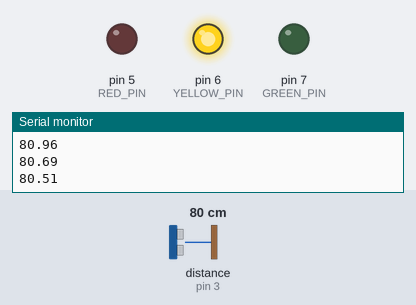
A sketch run on a simulated Arduino Uno, built with avr-gcc and run on an emulated ATmega328P. Parts: output pins drawn as LEDs (lit = HIGH), the last lines printed to the serial monitor. Wiring (inferred from the names in the program): ultrasonic range finder: trigger pin 8; echo pin 3. The inputs (shaded band) are chosen by the test bench; at power-on: distance to the obstacle (sensor on pin 3) 80 cm. The echo pulse lasts 58.3 µs per cm; pins used as bus, display or sensor lines are not drawn.

Above: at 2.7 s.
2.8 s: distance to the obstacle (sensor on pin 3) set to 2 cm
At 4.3 s:
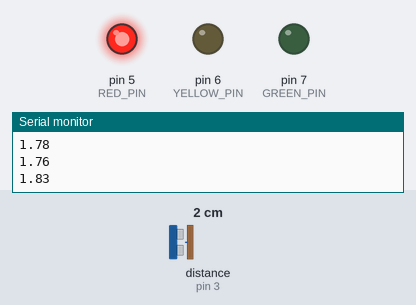
4.6 s: distance to the obstacle (sensor on pin 3) set to 18 cm
At 6.0 s:
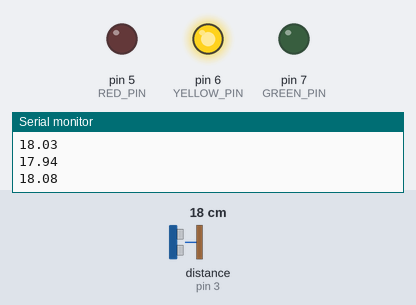
6.3 s: distance to the obstacle (sensor on pin 3) set to 4 cm
At 7.5 s:
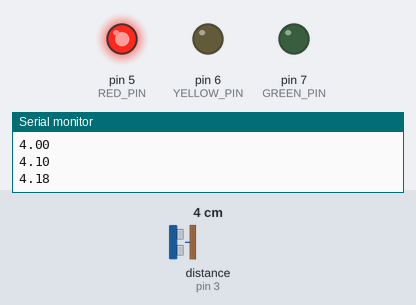
Timing chart, 0 to 9.3 s (numbered marks = the images above; inputs shaded):
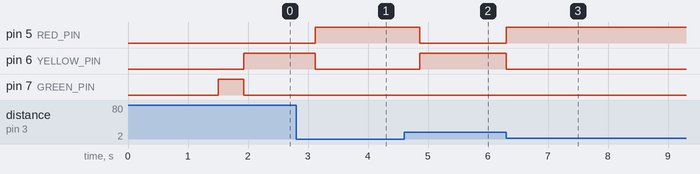

The sketch:

sketch_oct1d.ino
```cpp
/*
*
* Goals:
*   - Light different LEDs depending on how far something is
*     - distance > 100cm => Green lights up
*     - distance 15 - 100cm => Yellow Lights up
*     - dtance 0 - 15 => Red Lights up
*/

#define ECHO_PIN 3
#define TRIGGER_PIN 8

#define RED_PIN 5
#define GREEN_PIN 7
#define YELLOW_PIN 6

#define SENSOR_DISTANCE_LIMIT 400
double previousDistance = 400.0;

unsigned long lastTimeUltrasonicTrigger = millis();
unsigned long ultrasonicTriggerDelay = 60;

//Echo interrupt
volatile unsigned long timeStart = 0;
volatile unsigned long timeEnd = 0;
volatile bool echo = false;


void setup() {
  Serial.begin(115200);

  pinMode(ECHO_PIN, INPUT);
  pinMode(TRIGGER_PIN, OUTPUT);

  attachInterrupt(digitalPinToInterrupt(ECHO_PIN),
                  echoInterrupt,
                  CHANGE
                );

  pinMode(RED_PIN, OUTPUT);
  pinMode(GREEN_PIN, OUTPUT);
  pinMode(YELLOW_PIN, OUTPUT);

  delay(1500);
}
//set trigger to high for 10us
void triggerUltrasonicSensor(){
  //Setting low just in case
  digitalWrite(TRIGGER_PIN, LOW);
  delayMicroseconds(2);
  digitalWrite(TRIGGER_PIN, HIGH);
  delayMicroseconds(10);
  digitalWrite(TRIGGER_PIN, LOW);
}

void echoInterrupt(){
  if(digitalRead(ECHO_PIN) == HIGH){
    timeStart = micros();
  } else {
    timeEnd = micros();
    echo = true;
  }
}

double getUltrasonicDistance(){

  double timeDurationInMicros = timeEnd - timeStart;

  double distanceInCentimeters = timeDurationInMicros / 58.0;

  //Filters out the random noise. Sensor can only detect up to 400cm
  if(distanceInCentimeters > SENSOR_DISTANCE_LIMIT){
    return SENSOR_DISTANCE_LIMIT;
  }

  distanceInCentimeters = (previousDistance * 0.7) + (distanceInCentimeters * 0.3);

  previousDistance = distanceInCentimeters;

  return previousDistance;

}

void warningCheck(double distance){
  if(distance > 100){
    digitalWrite(GREEN_PIN, HIGH);
    digitalWrite(RED_PIN, LOW);
    digitalWrite(YELLOW_PIN, LOW);
  } else if ((distance <= 100) && (distance > 15)){
    digitalWrite(GREEN_PIN, LOW);
    digitalWrite(RED_PIN, LOW);
    digitalWrite(YELLOW_PIN, HIGH);
  } else {
    digitalWrite(GREEN_PIN, LOW);
    digitalWrite(RED_PIN, HIGH);
    digitalWrite(YELLOW_PIN, LOW);
  }
}

void loop() {
  unsigned long timeNow = millis();

  if((timeNow - lastTimeUltrasonicTrigger) > ultrasonicTriggerDelay){
    lastTimeUltrasonicTrigger += ultrasonicTriggerDelay;
    triggerUltrasonicSensor();
  }


  if(echo){
    double distance = getUltrasonicDistance();
    warningCheck(distance);
    Serial.println(distance);
    echo = false;
  }

}
```

Measured:
- after the input at 2.8 s, pin 5 (RED_PIN): LOW → HIGH after 0.32 s; pin 6 (YELLOW_PIN): HIGH → LOW after 0.32 s
- after the input at 4.6 s, pin 5 (RED_PIN): HIGH → LOW after 0.26 s; pin 6 (YELLOW_PIN): LOW → HIGH after 0.26 s
- after the input at 6.3 s, pin 5 (RED_PIN): LOW → HIGH at once; pin 6 (YELLOW_PIN): HIGH → LOW at once
